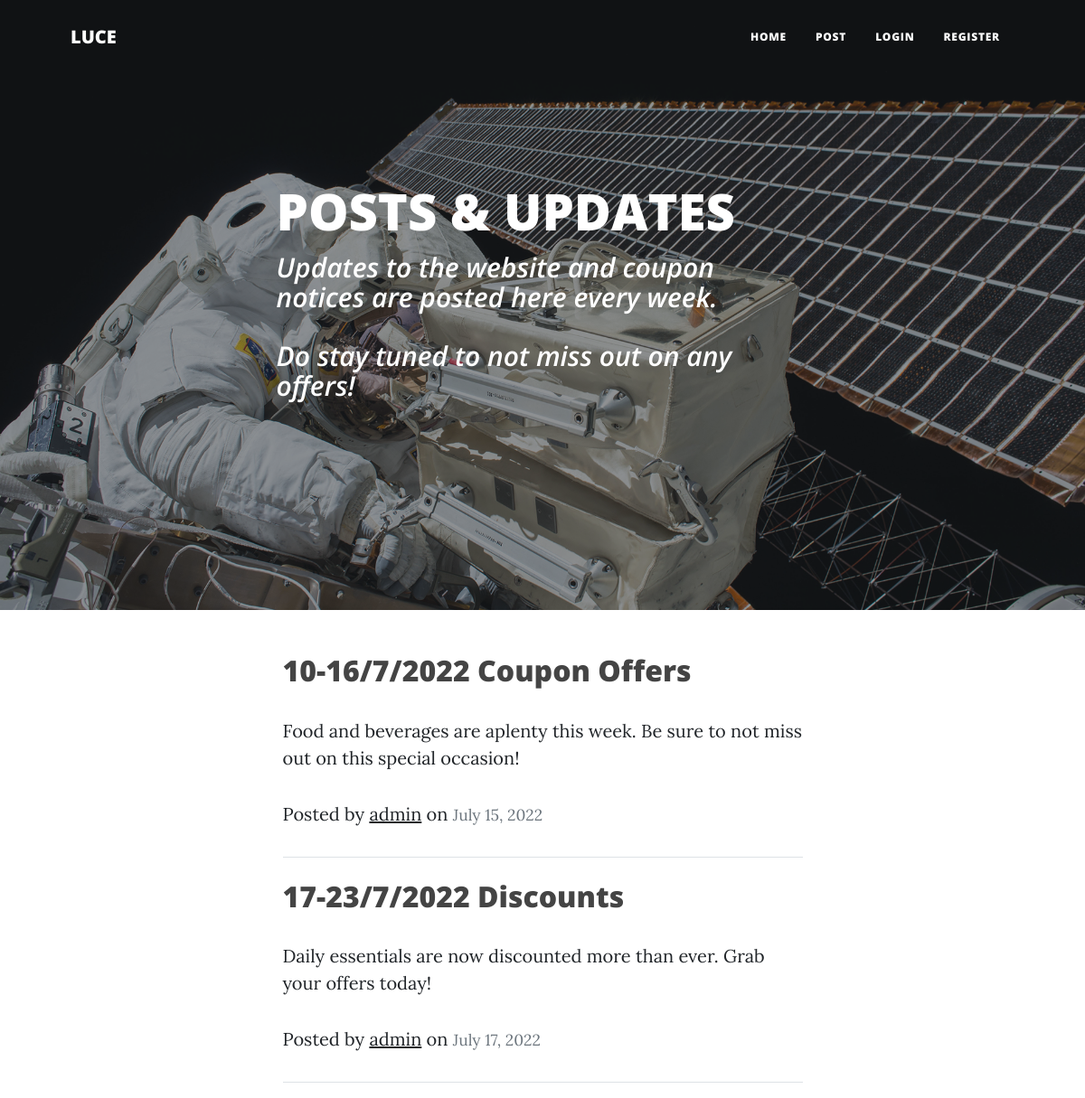
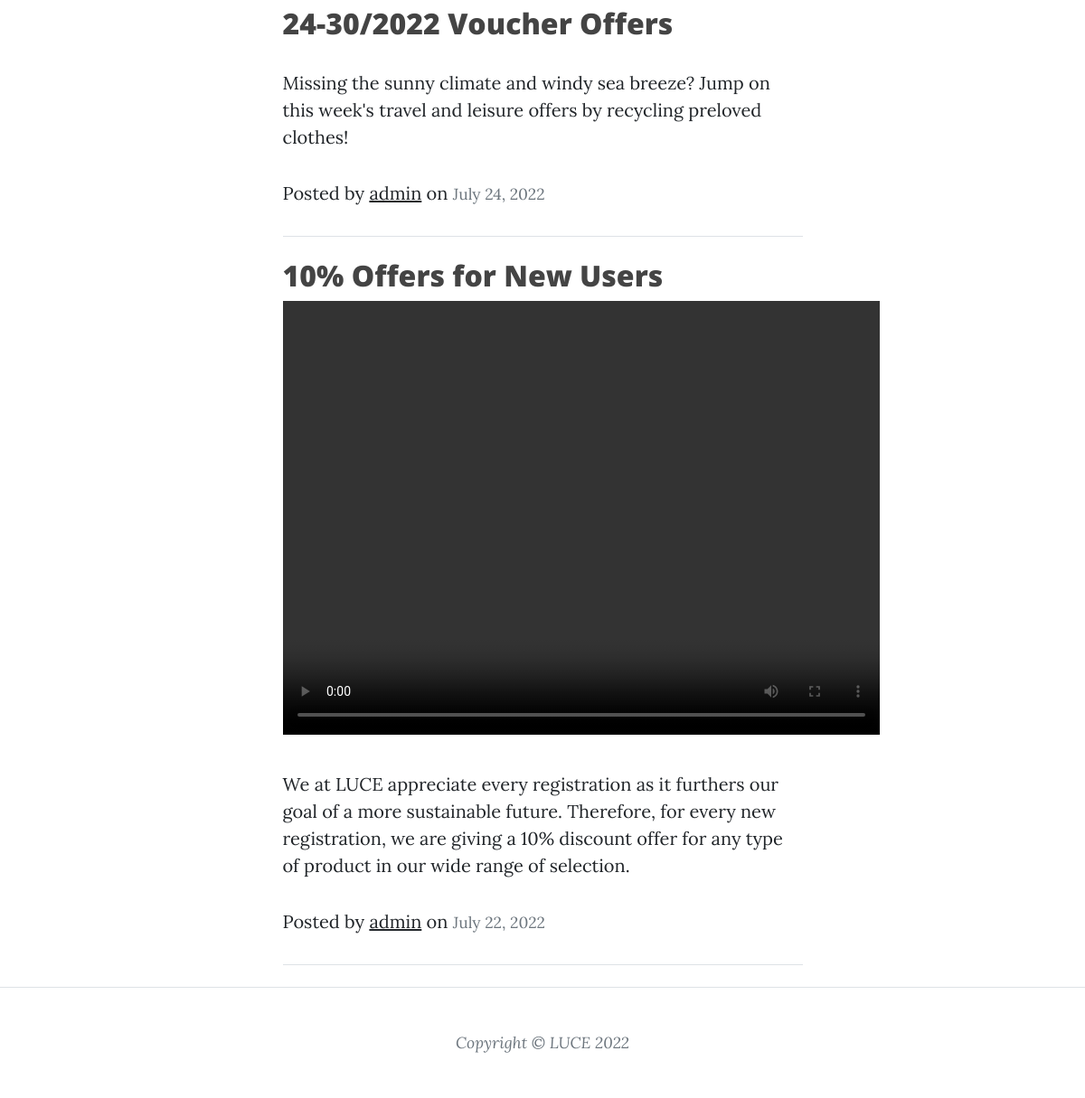
/event, run on the app's committed database (2 pictures, top to bottom).
### apps/opti/models.py (models this page shows, shortened)
class Post(models.Model):
    title = models.CharField(max_length=100)
    content = models.TextField()
    date_posted = models.DateTimeField(default = timezone.now)
    author = models.ForeignKey(User, on_delete=models.CASCADE)
    video = models.FileField(upload_to="video", null=True, blank=True)

### apps/opti/views.py (the view)
# urls.py: path('event', PostListView.as_view(), name='opti-home'),
class PostListView(ListView):
    model = Post
    template_name = 'opti/home.html'
    context_object_name = 'posts'
    date_posted = ['-date_posted']
    paginate_by = 5

### templates/opti/home.html (shortened to what this page needs)
{% extends "base.html" %}
{% load static %}
{% block content %}
<header class="masthead" style="background-image: url('static/ho/assets/img/post-bg.jpg')">
    <div class="container position-relative px-4 px-lg-5">
        <div class="row gx-4 gx-lg-5 justify-content-center">
            <div class="col-md-10 col-lg-8 col-xl-7">
                <div class="post-heading">
                    <h1>POSTS & UPDATES</h1>
                    <span class="meta">
                        <h2 class="subheading">Updates to the website and coupon notices are posted here every week.</h2>
                    </span>
                    <span class="meta">
                        <h2 class="subheading">Do stay tuned to not miss out on any offers!</h2>
                    </span>
                </div>
            </div>
        </div>
    </div>
</header>
{% include 'includes/message.html' %}
{% for post in posts %}
<div class="container px-4 px-lg-5">
    <div class="row gx-4 gx-lg-5 justify-content-center">
        <div class="col-md-10 col-lg-8 col-xl-7">
            <div class="view">
                <div class="media-body">
                        <h2><a class="article-title"  href="{% url 'post-detail' post.id %}">{{ post.title }}</a></h2>
                        {% if post.video %}
                            <video class="embed-responsive embed-responsive-16by9" width="660" height="480" controls="controls">
                                <source src="{{ post.video.url }}" type="video/mp4" />
                            </video>
                        {% endif %}
                        <p class="article-content">{{ post.content }}
                        </p>
                        <p class="post-meta">
                            Posted by
                            <a class="mr-2" href="{% url 'user-posts' post.author.username %}">{{ post.author }}</a>
                            on <small class="text-muted">{{ post.date_posted|date:"F d, Y"}}</small>
                        </p>
                </div>
            </div>
            <hr class="my-4" />
        </div>
    </div>
</div>
{% endfor %}
{% endblock content %}

### data on the page
Post: title "10-16/7/2022 Coupon Offers", content "Food and beverages are aplenty this week. Be sure to not miss out on this special occasion!", author "admin", date_posted "July 15, 2022"
Post: title "17-23/7/2022 Discounts", content "Daily essentials are now discounted more than ever. Grab your offers today!", author "admin", date_posted "July 17, 2022"
Post: title "24-30/2022 Voucher Offers", content "Missing the sunny climate and windy sea breeze? Jump on this week's travel and leisure offers by recycling preloved clothes!", author "admin", date_posted "July 24, 2022"
Post: title "10% Offers for New Users", content "We at LUCE appreciate every registration as it furthers our goal of a more sustainable future. Therefore, for every new registration, we are giving a 10% discount offer for any type of product in our wide range of selection.", author "admin", date_posted "July 22, 2022"
